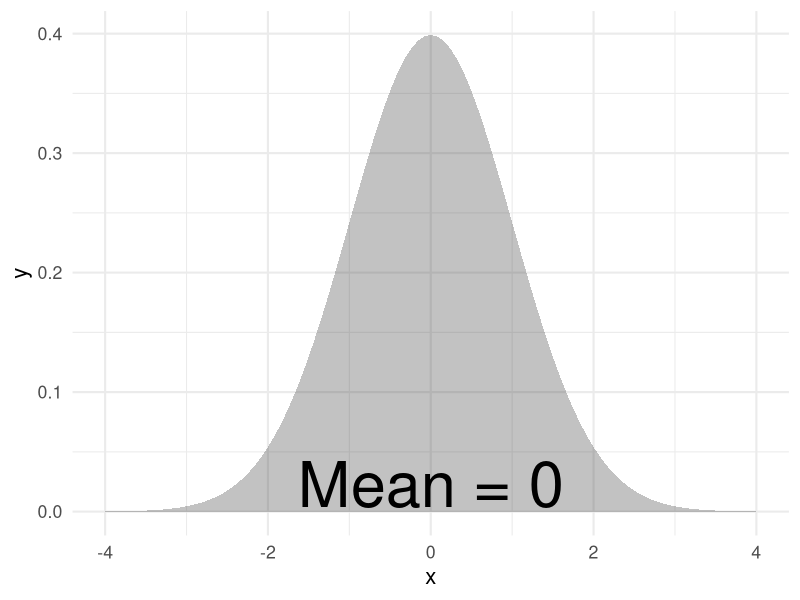
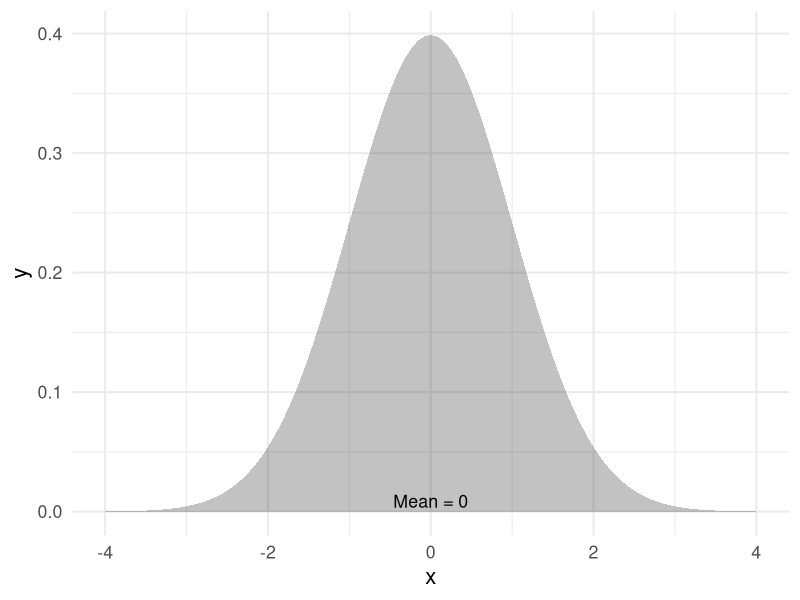

Reproduce these figures in R, in order.
## ---- chunk 1
library(tidyverse)
## ---- chunk 2
library(tidyverse)
textsize <- 16
ggplot() +
  stat_function(
    fun = dnorm,
    xlim = c(-4, 4),
    geom = "area",
    alpha = .3
  ) +
  theme_minimal(base_size = textsize) +
  annotate(
    geom = "text",
    x = 0,
    y = 0,
    label = "Mean = 0",
    size = textsize,
    vjust = -.1
  )
## ---- chunk 3
ggplot2::.pt
## ---- chunk 4
ggtext_size <- function(base_size, ratio = 0.8) {
  ratio * base_size / ggplot2::.pt
}
## ---- chunk 5
#| classes: preview-image
ggplot() + 
  stat_function(fun = dnorm, xlim = c(-4,4), geom = "area", alpha = .3) +
  theme_minimal(base_size = textsize) + 
  annotate(
    geom = "text",
    x = 0,
    y = 0,
    label = "Mean = 0",
    size = ggtext_size(textsize),
    vjust = -.3
  )
